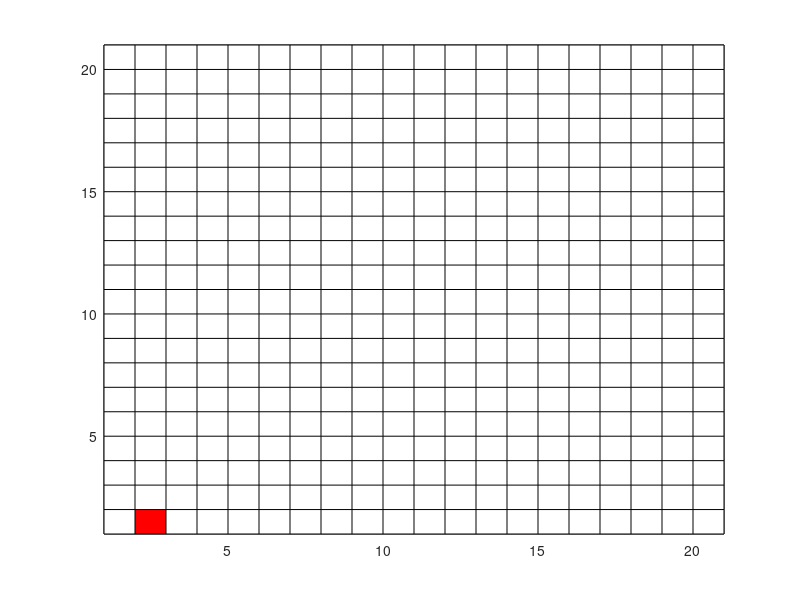

Here is the MATLAB script that generated this plot:

%%%%%%%%%%%%%%%%%%%%%%%%%%%%%%%%%%
% 
% X = [1 2 3; 1 2 3; 1 2 3];
% Y = X';
% mymap = [1 0 0; 0 1 0; 0 0 1; 1 1 0; 0 0 0];
% C = [1 4 5; 3 2 5; 5 5 5];
% pcolor(X,Y,C);
% colormap(mymap);
%%%%%%%%%%%%%%%%%%%%%%%%%%%%%%%%%%%%%%%%%%%%%%

figure;
M = 20;
X = [];
for i = 1:M+1
    X = [X; 1:M+1];
end
Y = X';
%colors
% 1 - red    2 - green     3 - white      4  - black
mymap = [1 0 0; 0 1 0; 1 1 1; 0 0 0];
c = 3*ones(M);
% paint
c(1,2) = 1;
C = [c,4*ones(M,1)];
C = [C;4*ones(1,M+1)];
% C = [3 1 4; 3 3 4; 4 4 4];
pcolor(X,Y,C);
colormap(mymap);



